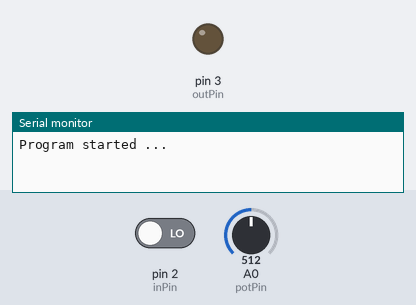
The sketch below on a simulated Arduino Uno, built with avr-gcc and run on an emulated ATmega328P. On the bench: output pins drawn as LEDs (lit = HIGH), the last lines printed to the serial monitor. The test bench sets the inputs (shaded band); at power-on: pin 2 (inPin) LOW, A0 (potPin) = 512.

Above: at 1.7 s.
1.8 s: pin 2 (inPin) driven HIGH
At 2.6 s:
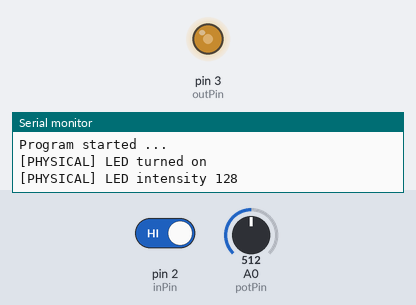
4.8 s: A0 (potPin) set to 716
At 6.6 s:
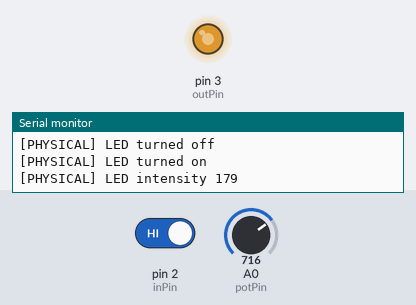
7.8 s: A0 (potPin) set to 900
10.8 s: A0 (potPin) set to 122
13.8 s: pin 2 (inPin) driven LOW
At 14.4 s:
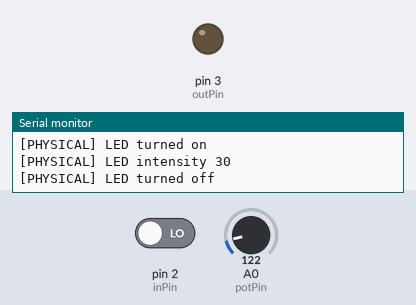
Timing chart, 0 to 16.3 s (numbered marks = the images above; inputs shaded):
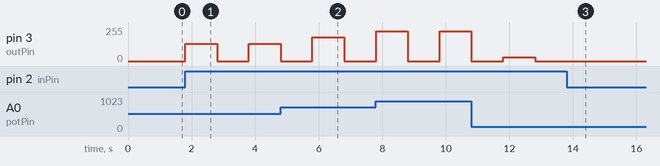

The sketch:

project-1.ino
```cpp
int inPin   = 2;
int outPin  = 3;
int potPin  = A0;

int state = LOW;
int reading;
int previous = LOW;

long time = 0;
long debounce = 1000;

int potVal = 0;
int prevPotVal = 0;

void setup() {
  Serial.begin(9600);
  delay(500);

  pinMode(inPin, INPUT);
  pinMode(outPin, OUTPUT);
  Serial.println("Program started ...");
}

void loop() {
  reading = digitalRead(inPin);

  if (reading && (millis() - time > debounce)) {
    if (previous == LOW) {
      Serial.println("[PHYSICAL] LED turned on"); state = HIGH;
    } else {
      Serial.println("[PHYSICAL] LED turned off"); state = LOW;
    }

    time = millis();
    digitalWrite(outPin, state);
    previous = state;
    prevPotVal = potVal - 10;
  }
  potVal = analogRead(potPin);
  if((state == HIGH) && (abs(potVal-prevPotVal)>4)){
    analogWrite(outPin, potVal/4);
    Serial.print("[PHYSICAL] LED intensity ");
    Serial.println(potVal/4);
    prevPotVal = potVal;
  }
}
```

Measured:
- after the input at 1.8 s, pin 3 (outPin): 0/255 → 128/255 at once, → 0/255 1.0 s later, → 128/255 1.0 s later
- after the input at 13.8 s, pin 3 (outPin): stays 0/255 (without the input it goes to 30/255 after 0.01 s)
